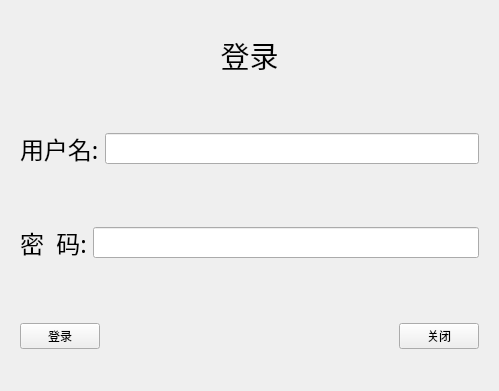
<?xml version="1.0" encoding="UTF-8"?>
<ui version="4.0">
 <class>Login</class>
 <widget class="QWidget" name="Login">
  <property name="geometry">
   <rect>
    <x>0</x>
    <y>0</y>
    <width>499</width>
    <height>391</height>
   </rect>
  </property>
  <property name="windowTitle">
   <string>Form</string>
  </property>
  <layout class="QVBoxLayout" name="verticalLayout">
   <item>
    <widget class="QLabel" name="label">
     <property name="font">
      <font>
       <family>楷体</family>
       <pointsize>22</pointsize>
      </font>
     </property>
     <property name="text">
      <string>登录</string>
     </property>
     <property name="alignment">
      <set>Qt::AlignCenter</set>
     </property>
    </widget>
   </item>
   <item>
    <widget class="QWidget" name="widget_2" native="true">
     <layout class="QHBoxLayout" name="horizontalLayout_3">
      <item>
       <widget class="QLabel" name="label_2">
        <property name="font">
         <font>
          <family>隶书</family>
          <pointsize>18</pointsize>
         </font>
        </property>
        <property name="text">
         <string>用户名:</string>
        </property>
       </widget>
      </item>
      <item>
       <widget class="QLineEdit" name="nameLine">
        <property name="font">
         <font>
          <family>华文楷体</family>
          <pointsize>12</pointsize>
         </font>
        </property>
        <property name="text">
         <string/>
        </property>
       </widget>
      </item>
     </layout>
    </widget>
   </item>
   <item>
    <widget class="QWidget" name="widget_3" native="true">
     <layout class="QHBoxLayout" name="horizontalLayout_2">
      <item>
       <widget class="QLabel" name="label_4">
        <property name="font">
         <font>
          <family>隶书</family>
          <pointsize>18</pointsize>
         </font>
        </property>
        <property name="text">
         <string>密  码:</string>
        </property>
       </widget>
      </item>
      <item>
       <widget class="QLineEdit" name="pwdLine">
        <property name="font">
         <font>
          <family>华文楷体</family>
          <pointsize>12</pointsize>
         </font>
        </property>
        <property name="echoMode">
         <enum>QLineEdit::Password</enum>
        </property>
       </widget>
      </item>
     </layout>
    </widget>
   </item>
   <item>
    <widget class="QWidget" name="widget" native="true">
     <layout class="QHBoxLayout" name="horizontalLayout">
      <item>
       <widget class="QPushButton" name="loginBtn">
        <property name="text">
         <string>登录</string>
        </property>
       </widget>
      </item>
      <item>
       <spacer name="horizontalSpacer">
        <property name="orientation">
         <enum>Qt::Horizontal</enum>
        </property>
        <property name="sizeHint" stdset="0">
         <size>
          <width>252</width>
          <height>20</height>
         </size>
        </property>
       </spacer>
      </item>
      <item>
       <widget class="QPushButton" name="closeBtn">
        <property name="text">
         <string>关闭</string>
        </property>
       </widget>
      </item>
     </layout>
    </widget>
   </item>
  </layout>
 </widget>
 <resources/>
 <connections/>
</ui>
